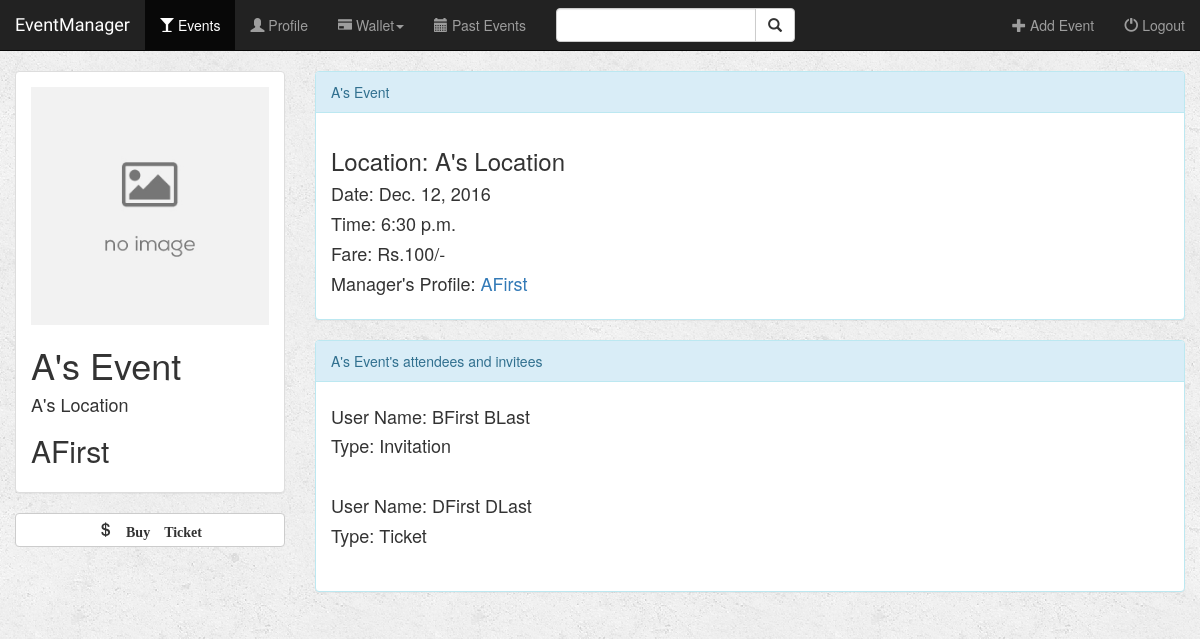
Screenshot of /event/15/ (signed in) with the database file from the repository.
### event/models.py (models this page shows, shortened)
class Event(models.Model):
    name = models.CharField(max_length=50, null=False)
    image = models.ImageField(default='settings.MEDIA_ROOT/default_event.jpg')
    location = models.TextField(max_length=500, null=False)
    date = models.DateField(null=True)
    time = models.TimeField(null=True)
    manager = models.ForeignKey(User, on_delete=models.CASCADE)
    fare = models.PositiveIntegerField(null=True)
    def __str__(self):
        return self.name + ', ' + self.manager.username

class Ticket(models.Model):
    attendee = models.ForeignKey(User, on_delete=models.CASCADE)
    event = models.ForeignKey(Event, on_delete=models.CASCADE)
    flag = models.BooleanField(null=False)

### event/views.py (the view)
# urls.py: url(r'^(?P<pk>[0-9]+)/$', views.detail, name='detail'),
def detail(request, pk):
    if not request.user.is_authenticated:
        return render(request, 'event/login.html')
    else:
        user = request.user
        event = get_object_or_404(Event, pk=pk)
        tickets = Ticket.objects.filter(event=event)
        return render(request, 'event/detail.html', {'event': event, 'user': user, 'tickets': tickets})

### event/templates/event/detail.html (shortened to what this page needs)
{% extends 'event/base.html' %}
{% block events_active %}active{% endblock %}
{% block body %}
<div class="container-fluid events-container">
    <div class="row">
        <div class="col-sm-4 col-md-3">
            <div class="panel panel-default">
                <div class="panel-body">
                    <img src="{{ event.image.url }}" class="img-responsive">
                    <h1>{{ event.name }}</h1> <h4>{{ event.location }}</h4>
                    <h2>{{ event.manager.first_name }}</h2>
                </div>
            </div>
            {% if event.manager.id == request.user.id %}
                <form action="{% url 'event:update_event' event.id %}" method="post" style="display: inline;">
                    {% csrf_token %}
                    <input type="hidden" name="event_id" value="{{ event.id }}" />
                    <button type="submit" class="btn btn-default btn-block">
                        <span class="glyphicon glyphicon-edit"><strong> Update Event Details</strong></span>
                    </button>
                </form>
                <br>
                <form action="{% url 'event:invite_users' event.id %}" method="post" style="display: inline;">
                    {% csrf_token %}
                    <input type="hidden" name="event_id" value="{{ event.id }}" />
                    <button type="submit" class="btn btn-default btn-block">
                        <span class="glyphicon glyphicon-envelope"><strong> Send Invitations</strong></span>
                    </button>
                </form>
            {% else %}
                <form action="{% url 'event:buy_ticket' event.id %}" method="get" style="display: inline;">
                    <button type="submit" class="btn btn-default btn-block">
                        <span class="glyphicon glyphicon-usd"><strong> Buy Ticket</strong></span>
                    </button>
                </form>
            {% endif %}
        </div>
        <div class="col-sm-8 col-md-9">
            <div class="panel panel-info">
                <div class="panel-heading">
                    {{ event.name }}
                </div>
                <div class="panel-body">
                    <h3>Location: {{ event.location }}</h3>
                    <h4>Date: {{ event.date }}</h4>
                    <h4>Time: {{ event.time }}</h4>
                    <h4>Fare: Rs.{{ event.fare }}/-</h4>
                    <h4>Manager's Profile: <a href="{% url 'event:user_profile' event.manager.id %}">{{ event.manager.first_name }}</a></h4>
                </div>
            </div>
            <div class="panel panel-info">
                <div class="panel-heading">
                    {{ event.name }}'s attendees and invitees
                </div>
                <div class="panel-body">
                    {% for ticket in tickets %}
                        <h4>User Name: {{ ticket.attendee.first_name }}  {{ ticket.attendee.last_name }}</h4>
                        <h4>Type: {% if ticket.flag %} Ticket {% else %} Invitation {% endif %}</h4>
                        <br>
                    {% endfor %}
                </div>
            </div>
        </div>
    </div>
</div>
{% endblock %}

### event/static/event/css/style.css (style rules this page uses)
body { background: white url("./../images/background.png"); }

### rows the page displays
Event: image (placeholder picture), name "A's Event", location "A's Location", manager.first_name "AFirst", date "Dec. 12, 2016", time "6:30 p.m.", fare "100"
Ticket: attendee.first_name "BFirst", attendee.last_name "BLast", flag "Invitation"
Ticket: attendee.first_name "DFirst", attendee.last_name "DLast", flag "Ticket"
